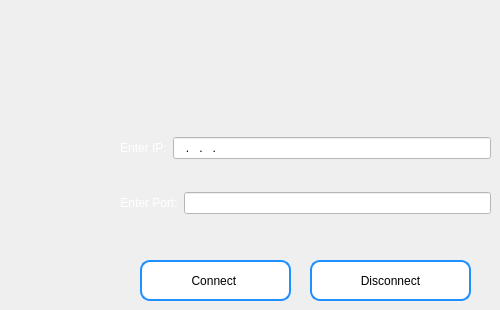
       <widget class="QWidget" name="page">
        <widget class="QPushButton" name="pdConnect">
         <property name="geometry">
          <rect>
           <x>140</x>
           <y>260</y>
           <width>151</width>
           <height>41</height>
          </rect>
         </property>
         <property name="styleSheet">
          <string notr="true">border-radius: 10px;  /* Adjust this value to control the curvature */
    border: 2px solid #1E90FF;  /* Border color: Dodger Blue */
background-color: rgb(255, 255, 255);
    padding: 5px;  /* Adjust padding as needed */
    font: 600 italic 12pt &quot;Segoe UI&quot;;  /* Font settings */
    color: rgb(0, 0, 0);  /* Text color */
</string>
         </property>
         <property name="text">
          <string>Connect </string>
         </property>
        </widget>
        <widget class="QWidget" name="layoutWidget_2">
         <property name="geometry">
          <rect>
           <x>120</x>
           <y>110</y>
           <width>371</width>
           <height>131</height>
          </rect>
         </property>
         <layout class="QVBoxLayout" name="verticalLayout_3">
          <item>
           <layout class="QHBoxLayout" name="horizontalLayout_5">
            <item>
             <widget class="QLabel" name="label_10">
              <property name="styleSheet">
               <string notr="true">font: 900 italic 14pt &quot;Segoe UI&quot;;
</string>
              </property>
              <property name="text">
               <string>&lt;html&gt;&lt;head/&gt;&lt;body&gt;&lt;p align=&quot;center&quot;&gt;&lt;span style=&quot; color:#ffffff;&quot;&gt;Enter IP:&lt;/span&gt;&lt;/p&gt;&lt;/body&gt;&lt;/html&gt;</string>
              </property>
             </widget>
            </item>
            <item>
             <widget class="QLineEdit" name="leIP_2">
              <property name="styleSheet">
               <string notr="true">background-color: rgb(255, 255, 255);
font: 700 12pt &quot;Segoe UI&quot;;</string>
              </property>
              <property name="inputMask">
               <string>000.000.000.000</string>
              </property>
             </widget>
            </item>
           </layout>
          </item>
          <item>
           <layout class="QHBoxLayout" name="horizontalLayout_6">
            <item>
             <widget class="QLabel" name="label_11">
              <property name="styleSheet">
               <string notr="true">font: 900 italic 14pt &quot;Segoe UI&quot;;

color: rgb(255, 255, 255);
</string>
              </property>
              <property name="text">
               <string>&lt;html&gt;&lt;head/&gt;&lt;body&gt;&lt;p align=&quot;center&quot;&gt;&lt;span style=&quot; color:#ffffff;&quot;&gt;Enter Port:&lt;/span&gt;&lt;/p&gt;&lt;/body&gt;&lt;/html&gt;</string>
              </property>
             </widget>
            </item>
            <item>
             <widget class="QLineEdit" name="LePort_2">
              <property name="styleSheet">
               <string notr="true">background-color: rgb(255, 255, 255);
font: 700 12pt &quot;Segoe UI&quot;;</string>
              </property>
             </widget>
            </item>
           </layout>
          </item>
         </layout>
        </widget>
        <widget class="QPushButton" name="pdDisconnect">
         <property name="geometry">
          <rect>
           <x>310</x>
           <y>260</y>
           <width>161</width>
           <height>41</height>
          </rect>
         </property>
         <property name="styleSheet">
          <string notr="true">border-radius: 10px;  /* Adjust this value to control the curvature */
    border: 2px solid #1E90FF;  /* Border color: Dodger Blue */
background-color: rgb(255, 255, 255);
    padding: 5px;  /* Adjust padding as needed */
    font: 600 italic 12pt &quot;Segoe UI&quot;;  /* Font settings */
    color: rgb(0, 0, 0);  /* Text color */</string>
         </property>
         <property name="text">
          <string>Disconnect</string>
         </property>
        </widget>
       </widget>
